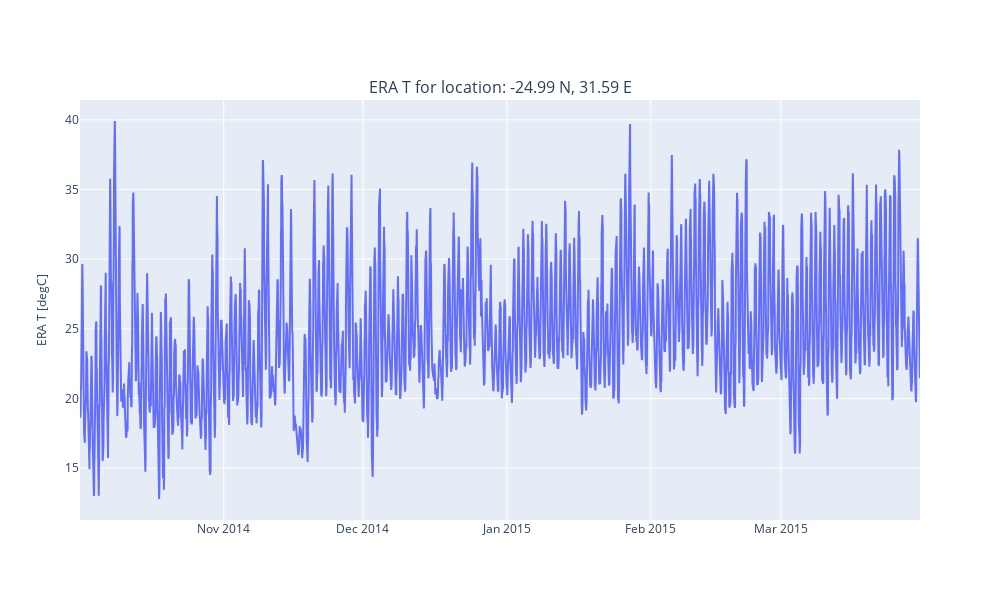

Notebook cell for this chart:
### Markdown cell above
### Plot the data

### Code cell
units_dict = {'ERA R' : 'mm per hour', 'ERA T' : 'degC'}

lat = lat1
lon = lon1
variable = 'ERA T'
units = units_dict[variable]

df = query.vdf[(query.vdf['latitude']==lat) & (query.vdf['longitude']==lon) & (query.vdf['variable']==variable)]
infostr = 'location: ' + str(lat) + ' N, ' + str(lon) + ' E' 

fig = make_subplots(rows=1, cols=1, shared_xaxes=True, \
                   subplot_titles = [variable + " for " + infostr],
                   vertical_spacing = 0.05)
fig.add_trace(
    go.Scatter(x=df['timestamp'], y=df['value'], showlegend=False), 
    row=1, col=1) 

fig.update_layout(
    autosize=False,
    width=1000,
    height=600)
fig.update_yaxes(title_text=variable + ' [' + units + ']', row=1, col=1)
fig.for_each_yaxis(lambda axis: axis.title.update(font=dict(size=12)))
fig.show()

### Figure 1 — Plotly figure (JSON) as saved in the notebook; plotly's stock layout.template omitted (floating-point values rounded to 4 significant figures; data arrays with more than 128 entries replaced by an {"elided": "..."} marker saying what was removed)
{"data": [{"showlegend": false, "type": "scatter", "x": {"elided": "4344 str values"}, "xaxis": "x", "y": {"elided": "4344 float values"}, "yaxis": "y"}], "layout": {"annotations": [{"font": {"size": 16}, "showarrow": false, "text": "ERA T for location: -24.99 N, 31.59 E", "x": 0.5, "xanchor": "center", "xref": "paper", "y": 1, "yanchor": "bottom", "yref": "paper"}], "autosize": false, "height": 600, "width": 1000, "xaxis": {"anchor": "y", "domain": [0, 1]}, "yaxis": {"anchor": "x", "domain": [0, 1], "title": {"font": {"size": 12}, "text": "ERA T [degC]"}}}}
